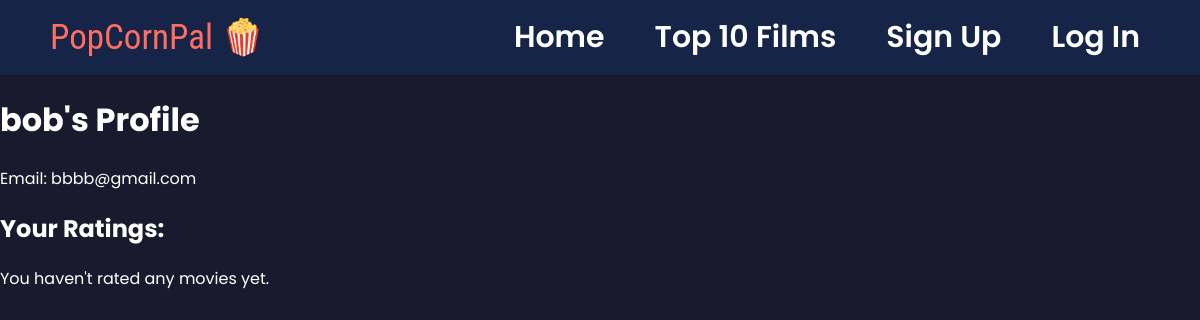
The app's page /profile (signed in), older data.
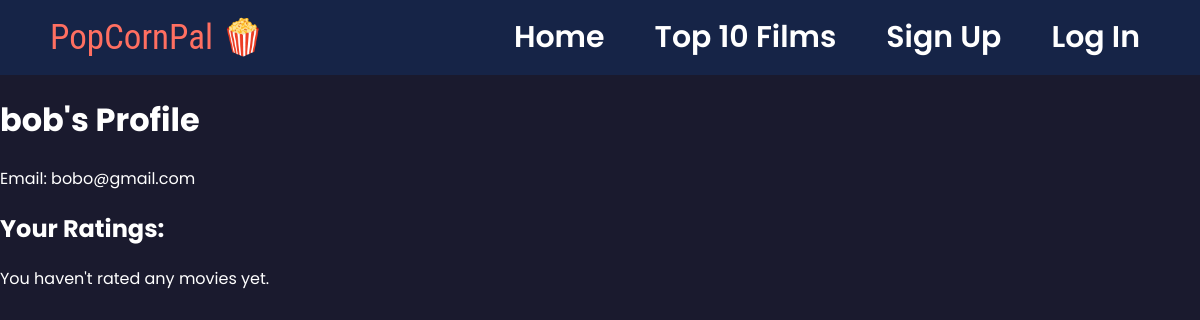
The same page, newer data.
### app/models.py (models this page shows, shortened)
class User(db.Model):
    id = db.Column(db.Integer, primary_key=True)  # уникальный ID
    username = db.Column(db.String(80), unique=True, nullable=False)  # имя пользователя
    email = db.Column(db.String(120), unique=True, nullable=False)   # email
    password_hash = db.Column(db.String(128), nullable=False)        # пароль (хэшированный)
    created_at = db.Column(db.DateTime, default=datetime.utcnow)     # дата регистрации
    ratings = db.relationship('Rating', backref='user', lazy=True)

### app/routes.py (the view)
@bp.route('/profile')
@login_required
def profile():
    user = User.query.get(session['user_id'])
    user_ratings = user.ratings
    return render_template('profile.html', user=user, ratings=user_ratings)

### app/routes.py (called while the page is built)
def login_required(f):
    @wraps(f)
    def decorated_function(*args, **kwargs):
        if 'user_id' not in session:
            flash("Please log in to access this page.", "error")
            return redirect(url_for('main.login'))
        return f(*args, **kwargs)
    return decorated_function

### app/templates/profile.html (shortened to what this page needs)
<!DOCTYPE html>
<html lang="en">
<head>
    <link rel="stylesheet" href="{{ url_for('static', filename='css/styles_nav.css') }}">
    <link rel="stylesheet" href="{{ url_for('static', filename='css/styles_profile.css') }}">
</head>
<body>
    {% include 'nav.html' %}
    <div class="profile-container">
        <h1>{{ user.username }}'s Profile</h1>
        <p>Email: {{ user.email }}</p>
        <h2>Your Ratings:</h2>
        {% if ratings %}
        <table class="ratings-table">
            <thead>
                <tr>
                    <th>Movie</th>
                    <th>Rating</th>
                    <th>When</th>
                </tr>
            </thead>
            <tbody>
            {% for r in ratings %}
                <tr>
                    <td>{{ r.movie_title }}</td>
                    <td>{{ r.rating }}</td>
                    <td>{{ r.created_at.strftime("%Y-%m-%d") }}</td>
                </tr>
            {% endfor %}
            </tbody>
        </table>
        {% else %}
        <p>You haven't rated any movies yet.</p>
        {% endif %}
    </div>
</body>
</html>

### app/templates/nav.html
<nav class="navbar">
    <div class="nav-container">
        <a href="{{ url_for('main.welcome') }}" class="nav-logo">PopCornPal 🍿</a>
        <div class="nav-links">
            <a href="{{ url_for('main.welcome') }}">Home</a>
            <a href="{{ url_for('main.top_movies') }}">Top 10 Films</a>
            <a href="{{ url_for('main.register') }}">Sign Up</a>
            <a href="{{ url_for('main.login') }}">Log In</a>
        </div>
    </div>
</nav>

### app/static/css/styles_nav.css (style rules this page uses)
.navbar { background-color: #162447; padding: 15px 50px; display: flex; justify-content: space-between; align-items: center; }
.nav-container { width: 100%; max-width: 1200px; display: flex; justify-content: space-between; align-items: center; }
.nav-logo { font-family: "Roboto Condensed", sans-serif; font-weight: 400; font-size: 35px; color: #ff6f61; text-decoration: none; }
.nav-links { display: flex; gap: 25px; font-size: 30px; margin-left: auto; margin-right: 10px; }
.nav-links a { color: #ffffff; text-decoration: none; margin-left: 25px; font-weight: 600; transition: color 0.3s, transform 0.3s; }

### app/static/css/styles_profile.css (style rules this page uses)
body { margin: 0; font-family: 'Poppins', sans-serif; background-color: #1a1a2e; color: #ffffff; }

Row changes from the older to the newer data that the page shows:
changed User "bob": email "bbbb@gmail.com" → "bobo@gmail.com"
